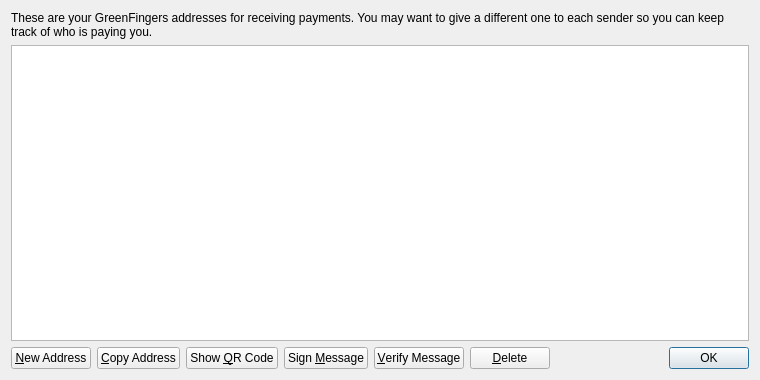
<?xml version="1.0" encoding="UTF-8"?>
<ui version="4.0">
 <class>AddressBookPage</class>
 <widget class="QWidget" name="AddressBookPage">
  <property name="geometry">
   <rect>
    <x>0</x>
    <y>0</y>
    <width>760</width>
    <height>380</height>
   </rect>
  </property>
  <property name="windowTitle">
   <string>Address Book</string>
  </property>
  <layout class="QVBoxLayout" name="verticalLayout">
   <item>
    <widget class="QLabel" name="labelExplanation">
     <property name="text">
      <string>These are your GreenFingers addresses for receiving payments. You may want to give a different one to each sender so you can keep track of who is paying you.</string>
     </property>
     <property name="textFormat">
      <enum>Qt::PlainText</enum>
     </property>
     <property name="wordWrap">
      <bool>true</bool>
     </property>
    </widget>
   </item>
   <item>
    <widget class="QTableView" name="tableView">
     <property name="contextMenuPolicy">
      <enum>Qt::CustomContextMenu</enum>
     </property>
     <property name="toolTip">
      <string>Double-click to edit address or label</string>
     </property>
     <property name="tabKeyNavigation">
      <bool>false</bool>
     </property>
     <property name="alternatingRowColors">
      <bool>true</bool>
     </property>
     <property name="selectionMode">
      <enum>QAbstractItemView::SingleSelection</enum>
     </property>
     <property name="selectionBehavior">
      <enum>QAbstractItemView::SelectRows</enum>
     </property>
     <property name="sortingEnabled">
      <bool>true</bool>
     </property>
     <attribute name="verticalHeaderVisible">
      <bool>false</bool>
     </attribute>
    </widget>
   </item>
   <item>
    <layout class="QHBoxLayout" name="horizontalLayout">
     <item>
      <widget class="QPushButton" name="newAddressButton">
       <property name="toolTip">
        <string>Create a new address</string>
       </property>
       <property name="text">
        <string>&amp;New Address</string>
       </property>
       <property name="icon">
        <iconset resource="../bitcoin.qrc">
         <normaloff>:/icons/add</normaloff>:/icons/add</iconset>
       </property>
      </widget>
     </item>
     <item>
      <widget class="QPushButton" name="copyToClipboard">
       <property name="toolTip">
        <string>Copy the currently selected address to the system clipboard</string>
       </property>
       <property name="text">
        <string>&amp;Copy Address</string>
       </property>
       <property name="icon">
        <iconset resource="../bitcoin.qrc">
         <normaloff>:/icons/editcopy</normaloff>:/icons/editcopy</iconset>
       </property>
      </widget>
     </item>
     <item>
      <widget class="QPushButton" name="showQRCode">
       <property name="text">
        <string>Show &amp;QR Code</string>
       </property>
       <property name="icon">
        <iconset resource="../bitcoin.qrc">
         <normaloff>:/icons/qrcode</normaloff>:/icons/qrcode</iconset>
       </property>
      </widget>
     </item>
     <item>
      <widget class="QPushButton" name="signMessage">
       <property name="toolTip">
        <string>Sign a message to prove you own a GreenFingers address</string>
       </property>
       <property name="text">
        <string>Sign &amp;Message</string>
       </property>
       <property name="icon">
        <iconset resource="../bitcoin.qrc">
         <normaloff>:/icons/edit</normaloff>:/icons/edit</iconset>
       </property>
      </widget>
     </item>
     <item>
      <widget class="QPushButton" name="verifyMessage">
       <property name="toolTip">
        <string>Verify a message to ensure it was signed with a specified GreenFingers address</string>
       </property>
       <property name="text">
        <string>&amp;Verify Message</string>
       </property>
       <property name="icon">
        <iconset resource="../bitcoin.qrc">
         <normaloff>:/icons/transaction_0</normaloff>:/icons/transaction_0</iconset>
       </property>
      </widget>
     </item>
     <item>
      <widget class="QPushButton" name="deleteButton">
       <property name="toolTip">
        <string>Delete the currently selected address from the list</string>
       </property>
       <property name="text">
        <string>&amp;Delete</string>
       </property>
       <property name="icon">
        <iconset resource="../bitcoin.qrc">
         <normaloff>:/icons/remove</normaloff>:/icons/remove</iconset>
       </property>
      </widget>
     </item>
     <item>
      <spacer name="horizontalSpacer">
       <property name="orientation">
        <enum>Qt::Horizontal</enum>
       </property>
       <property name="sizeHint" stdset="0">
        <size>
         <width>40</width>
         <height>20</height>
        </size>
       </property>
      </spacer>
     </item>
     <item>
      <widget class="QDialogButtonBox" name="buttonBox">
       <property name="sizePolicy">
        <sizepolicy hsizetype="Maximum" vsizetype="Fixed">
         <horstretch>0</horstretch>
         <verstretch>0</verstretch>
        </sizepolicy>
       </property>
       <property name="standardButtons">
        <set>QDialogButtonBox::Ok</set>
       </property>
      </widget>
     </item>
    </layout>
   </item>
  </layout>
 </widget>
 <resources>
  <include location="../bitcoin.qrc"/>
 </resources>
 <connections/>
</ui>
